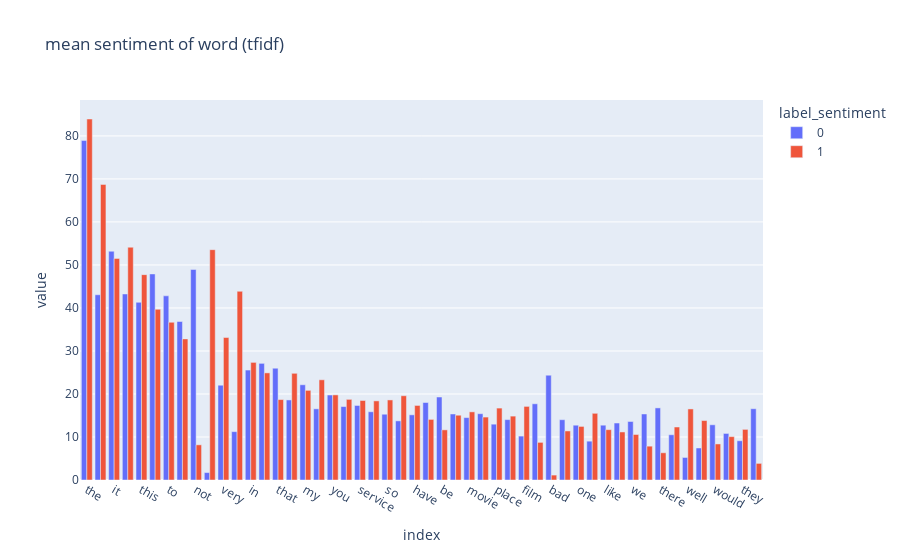

Notebook source saved alongside this figure:
### Code cell
tfidf_gb = df_tfidf.groupby(by='label_sentiment').sum().unstack().unstack()
tfidf_gb = tfidf_gb.loc[tfidf_gb.mean(axis=1).sort_values(ascending=False).index, :]

px.bar(tfidf_gb.iloc[:50], barmode='group', title='mean sentiment of word (tfidf)')

### Figure 1 — Plotly figure (JSON) as saved in the notebook; plotly's stock layout.template omitted (floating-point values rounded to 4 significant figures)
{"data": [{"alignmentgroup": "True", "hovertemplate": "label_sentiment=0<br>index=%{x}<br>value=%{y}<extra></extra>", "legendgroup": "0", "marker": {"color": "#636efa", "pattern": {"shape": ""}}, "name": "0", "offsetgroup": "0", "orientation": "v", "showlegend": true, "textposition": "auto", "type": "bar", "x": ["the", "and", "it", "is", "this", "was", "to", "of", "not", "great", "very", "good", "in", "for", "that", "with", "my", "phone", "you", "on", "service", "food", "so", "are", "have", "but", "be", "as", "movie", "all", "place", "had", "film", "at", "bad", "just", "one", "really", "like", "time", "we", "back", "there", "were", "well", "product", "would", "here", "they", "don"], "xaxis": "x", "y": [78.92, 43.07, 53.18, 43.25, 41.31, 47.91, 42.82, 36.85, 48.95, 1.728, 22.04, 11.24, 25.57, 27.12, 25.99, 18.61, 22.14, 16.55, 19.76, 17.07, 17.33, 15.87, 15.29, 13.75, 15.15, 18.02, 19.3, 15.35, 14.51, 15.41, 12.98, 14.04, 10.21, 17.72, 24.36, 14.02, 12.74, 9.028, 12.74, 13.25, 13.6, 15.35, 16.76, 10.52, 5.241, 7.444, 12.84, 10.83, 9.126, 16.57], "yaxis": "y"}, {"alignmentgroup": "True", "hovertemplate": "label_sentiment=1<br>index=%{x}<br>value=%{y}<extra></extra>", "legendgroup": "1", "marker": {"color": "#EF553B", "pattern": {"shape": ""}}, "name": "1", "offsetgroup": "1", "orientation": "v", "showlegend": true, "textposition": "auto", "type": "bar", "x": ["the", "and", "it", "is", "this", "was", "to", "of", "not", "great", "very", "good", "in", "for", "that", "with", "my", "phone", "you", "on", "service", "food", "so", "are", "have", "but", "be", "as", "movie", "all", "place", "had", "film", "at", "bad", "just", "one", "really", "like", "time", "we", "back", "there", "were", "well", "product", "would", "here", "they", "don"], "xaxis": "x", "y": [83.93, 68.72, 51.52, 54.12, 47.75, 39.69, 36.67, 32.81, 8.177, 53.55, 33.13, 43.87, 27.34, 24.9, 18.7, 24.81, 20.84, 23.3, 19.79, 18.75, 18.49, 18.4, 18.61, 19.59, 17.33, 14.09, 11.66, 15.06, 15.84, 14.63, 16.72, 14.85, 17.11, 8.749, 1.144, 11.4, 12.46, 15.51, 11.7, 11.17, 10.58, 7.864, 6.332, 12.32, 16.52, 13.82, 8.381, 10.08, 11.77, 3.861], "yaxis": "y"}], "layout": {"barmode": "group", "legend": {"title": {"text": "label_sentiment"}, "tracegroupgap": 0}, "title": {"text": "mean sentiment of word (tfidf)"}, "xaxis": {"anchor": "y", "domain": [0, 1], "title": {"text": "index"}}, "yaxis": {"anchor": "x", "domain": [0, 1], "title": {"text": "value"}}}}
